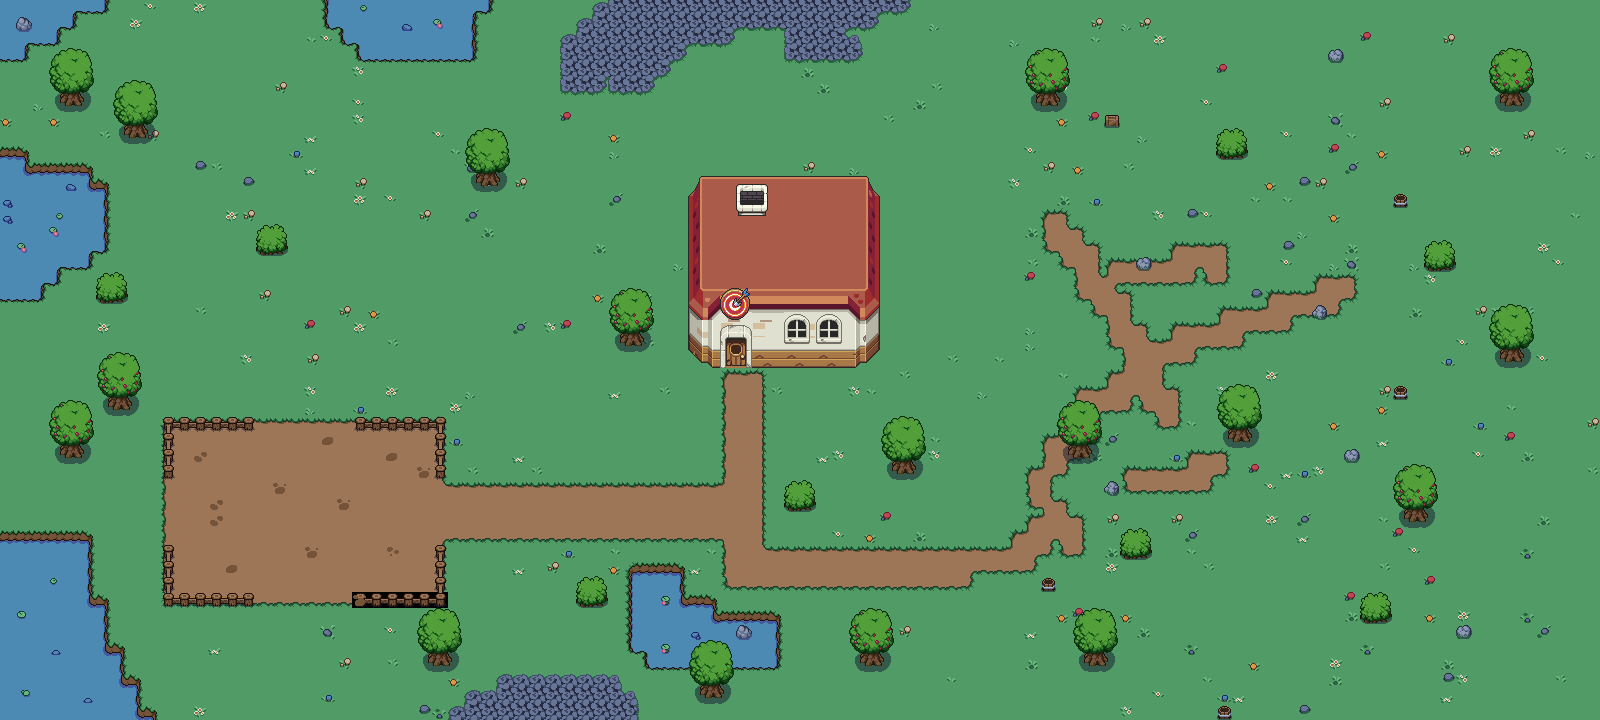

The image is a tile-based game level rendered from a .tmx file. Its description and source (layers, tilesets, objects; grid data summarised) follow:
An orthogonal 100x45 tile map with 16x16 px tiles, 4 tile layers (Base Layer, Ground decor, Low greenery, High greenery), 1 hidden layer not drawn, 3 tilesets and 1 object (Spawn).

<map version="1.5" tiledversion="1.7.2" orientation="orthogonal" renderorder="right-down" width="100" height="45" tilewidth="16" tileheight="16" infinite="0" nextlayerid="12" nextobjectid="16">
 <tileset firstgid="1" source="tileset.tsx" />
 <tileset firstgid="199" source="objects.tsx" />
 <tileset firstgid="343" source="KakarikoObjects.tsx" />
 <layer id="1" name="Base Layer" width="100" height="45">
  <data>[4500 cells, 4500 non-empty, 60 distinct tile ids]</data>
 </layer>
 <layer id="6" name="Ground decor" width="100" height="45">
  <data>[4500 cells, 5 non-empty, 4 distinct tile ids]</data>
 </layer>
 <layer id="4" name="Low greenery" width="100" height="45">
  <data>[4500 cells, 161 non-empty, 42 distinct tile ids]</data>
 </layer>
 <objectgroup id="7" name="Object Layer 1">
  <object id="2" name="Spawn" x="296" y="345.333" />
 </objectgroup>
 <layer id="5" name="High greenery" width="100" height="45">
  <data>[4500 cells, 144 non-empty, 18 distinct tile ids]</data>
 </layer>
 <layer id="11" name="zones" width="100" height="45" visible="0">
  <data>[4500 cells, 1915 non-empty, 2 distinct tile ids]</data>
 </layer>
</map>